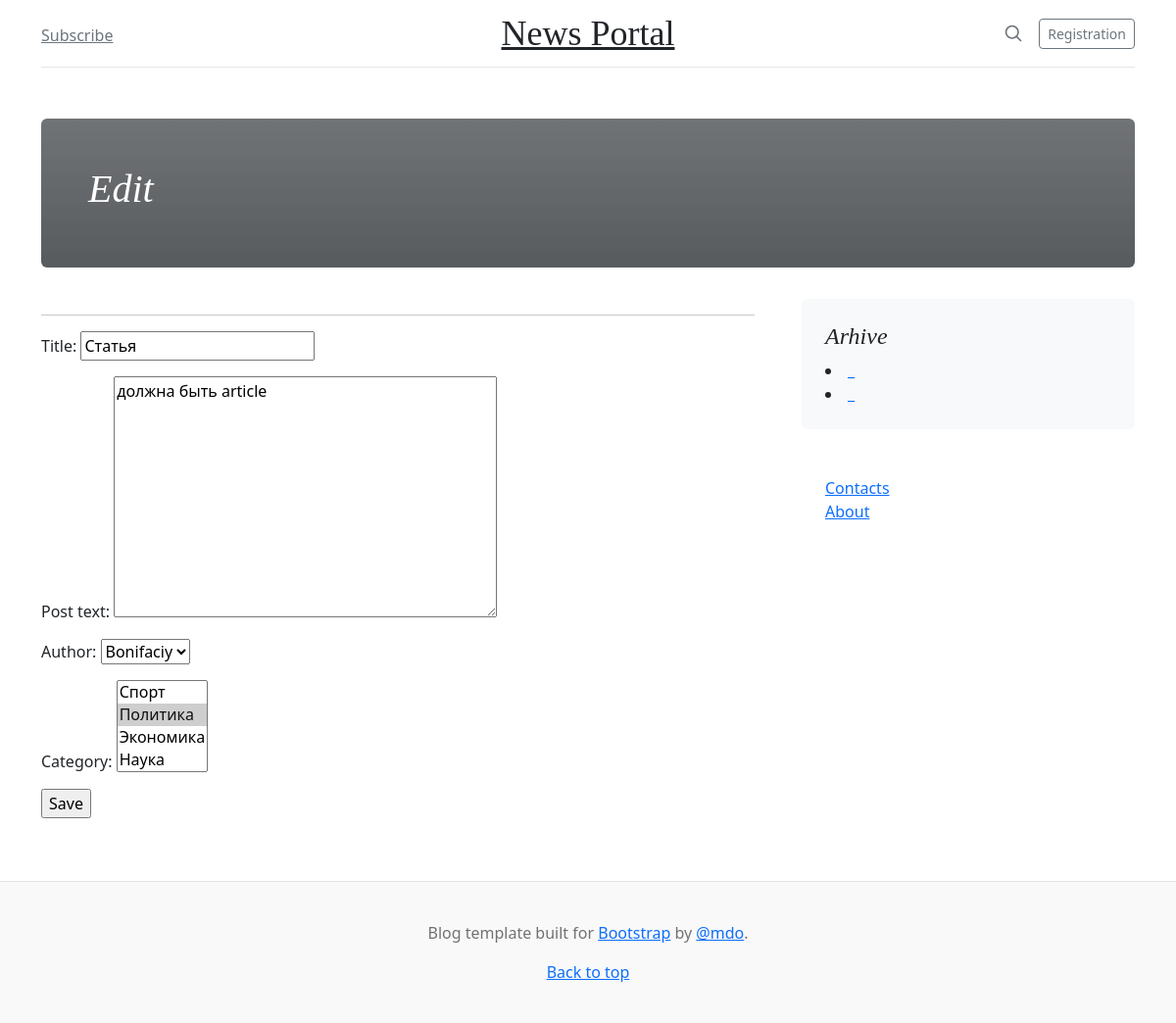
The app's page /news/11/edit/, older data.
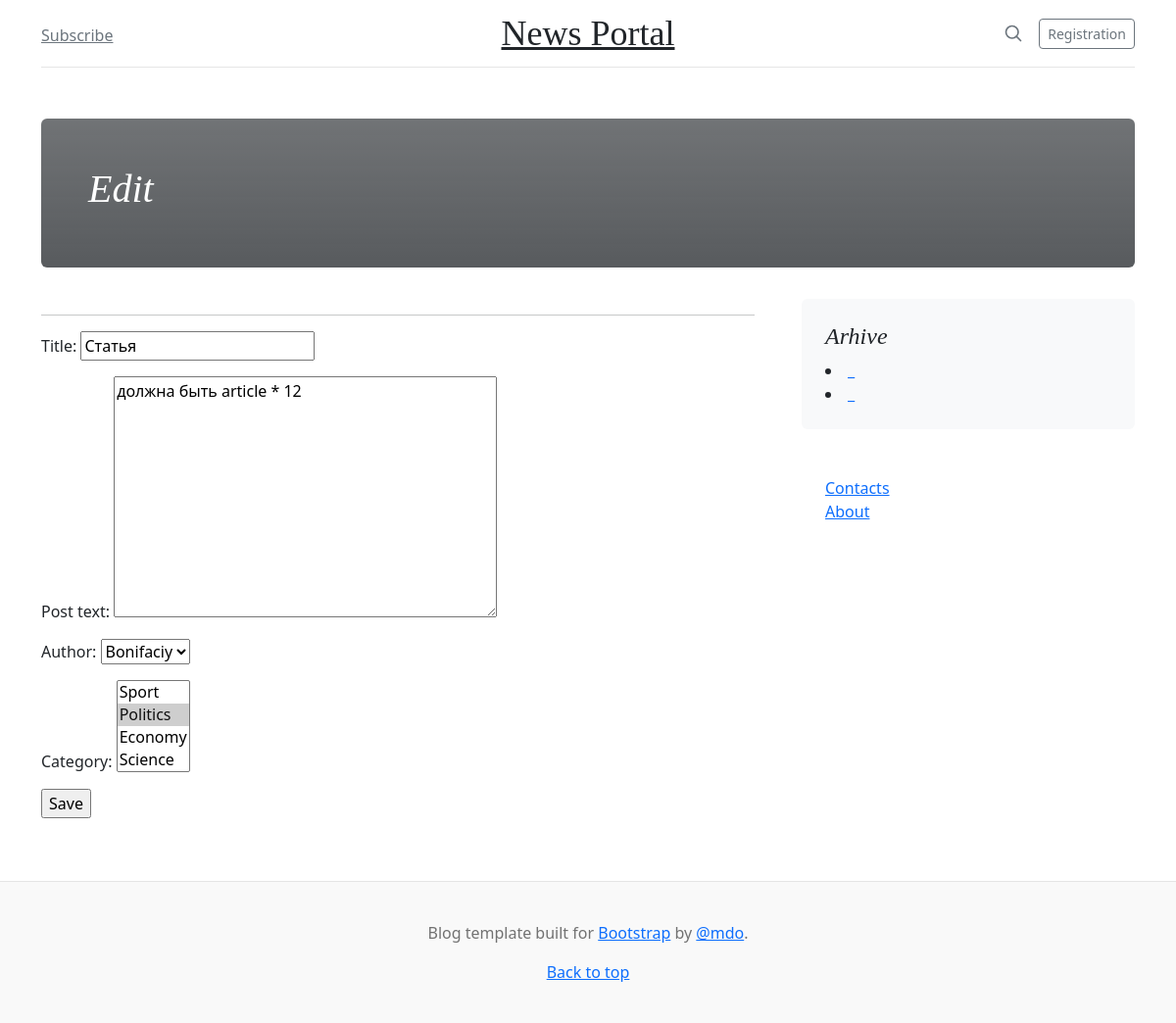
The same page, newer data.
### newsapp/models.py (models this page shows, shortened)
class Post(models.Model):
    article = 'AR'
    news = 'NE'
    TYPE = ((article, 'статья'), (news, 'новость'))
    type = models.CharField(max_length=2, choices=TYPE, default=news)
    post_date = models.DateTimeField(auto_now_add=True)
    title = models.CharField(max_length=128)
    post_text = models.TextField()
    post_rate = models.IntegerField(default=0)
    author = models.ForeignKey(Author, on_delete=models.CASCADE)
    category = models.ManyToManyField(Category, through='PostCategory')

### newsapp/views.py (the view, shortened to what this page needs)
# urls.py: path('news/<int:pk>/edit/', EditPost.as_view(), name='edit_news'),
class EditPost(UpdateView):
    form_class = NewsForm
    model = Post
    template_name = 'edit.html'

### newsapp/forms.py
class NewsForm(forms.ModelForm):
    class Meta:
        model = Post
        fields = [
            'title',
            'post_text',
            'author',
            'category',
        ]

### newsapp/models.py (called while the page is built)
    def __str__(self):
        return f"{self.user}"

    def __str__(self):
        return f"{self.category_name}"

### templates/edit.html (shortened to what this page needs)
{% extends 'flatpages/default.html' %}
{% block top %}
{% block amount2 %}
    <h1 class="fst-italic h1 me-auto">Edit</h1>
{% endblock amount2 %}
{% endblock top %}
{% block content %}
    <hr>
    <form action="" method="post">
        {{ form.as_p }}
        <input type="submit" value="Save" />
    </form>
{% endblock content %}

Row changes from the older to the newer data that the page shows:
changed Post "Статья": post_text "должна быть article" → "должна быть article * 12"
Text that changed along with them:
form field category: "Спорт / Политика ☑ / Экономика / Наука" → "Sport / Politics ☑ / Economy / Science"
